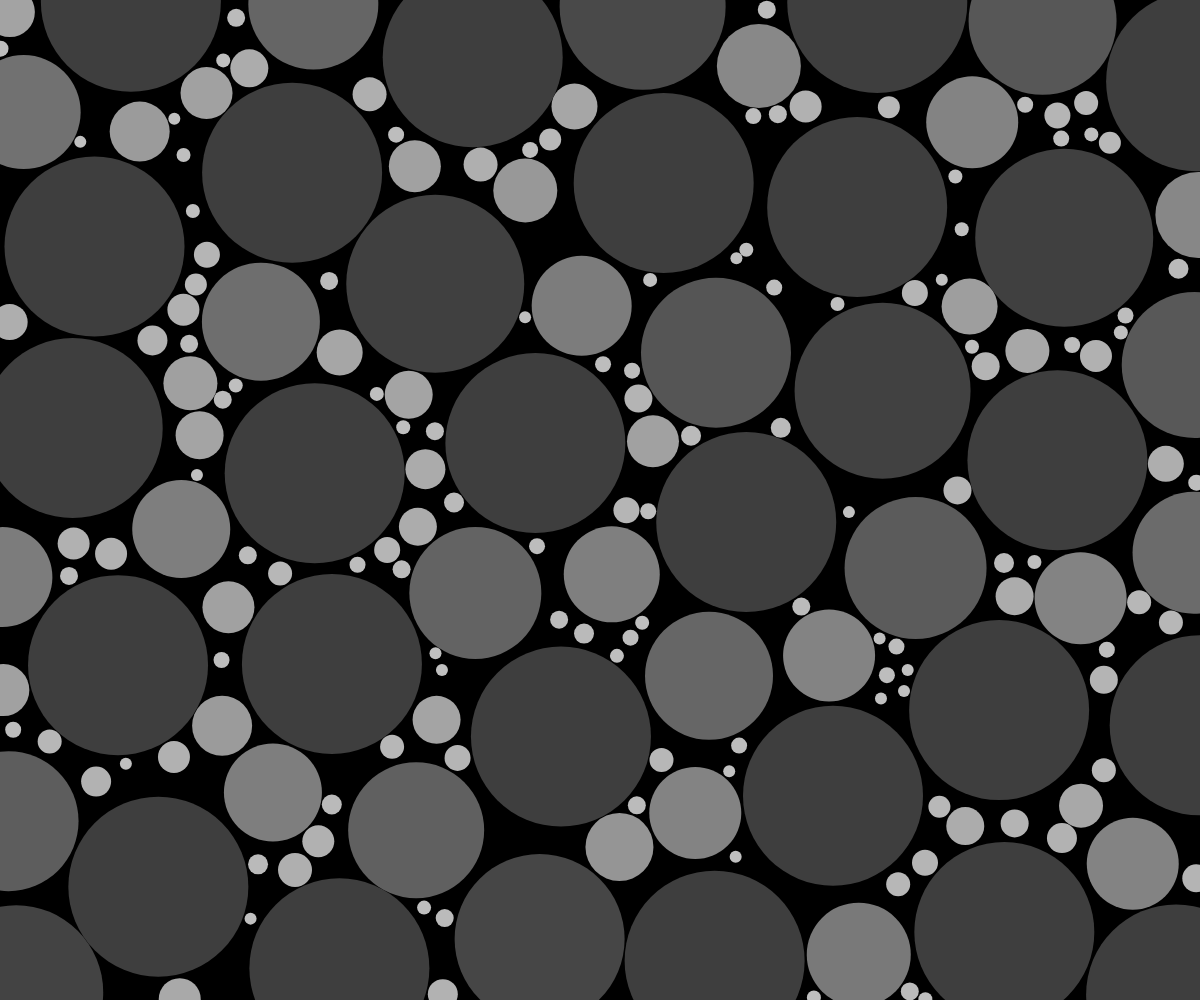
Frame 1 (no input)
Frame 60 (no input): identical to frame 1, image omitted
Frame 120 (the mouse pressed at the canvas centre since frame 60): identical to frame 1, image omitted

The p5.js sketch that drew this single still picture (run headless with seeded random() and noise() and a simulated clock; from frame 60 on, the mouse is pressed at the canvas centre):

// p5.js sketch
// ── sketch.js
var PAGE_TITLE = "p5_challenge-circle_packing";

/**jstephens 2016_06 - inspired by shiffman's code challenge**
TODO:
- [ ] check out 'code fights' online
*/
////////////
//SET GLOBALS
var TOTAL_ATTEMPTS = 300;
var TOTAL_CIRCLES  = 490;
var circles        = [];
var rInitial       = 90;
var fillAlpha      = 200;

function setup(){
  createCanvas(window.innerWidth, window.innerHeight);
  background(0);
  noStroke();
  
  for (var i = 0; i < TOTAL_ATTEMPTS; i++){
    var circle = {
      x:  random(width),
      y:  random(height),
      r:  rInitial
    };
    var isOverlapping = false;
    
    
    //ONLY ADD CIRCLES THAT DO NOT OVERLAP
    //compare current circle to all previous using nested loop
    for (var j = 0; j < circles.length; j++){
      //does currrent circle overlap any previous circle
      //is distance between circles less than 2* their radius
      var other = circles[j];
      var d = dist(circle.x, circle.y, other.x, other.y);
      //console.log('Dist between circle['+i+'] and circle[' + j + '] = ' + d);
      
      //CHECK FOR OVERLAP
      if (d < (circle.r + other.r)*1){
        //THEN THEY ARE OVERLAPPING
        //console.log('dist:' + d + ' is less than' + 2*circle.r);
        isOverlapping = true;
        break;
      }         
    }
    if(!isOverlapping){
      circles.push(circle);
    }
    //console.log("circles drawn: " + circles.length);
    if (circles.length >= TOTAL_CIRCLES){
      break;
    }
    // if we reached max attemtps and STILL can't find a place to draw, then subtract 1 from circle radius and start over
    if ((i >= TOTAL_ATTEMPTS-1) && (circles.length < TOTAL_CIRCLES)){
      //then shrink the circle radius by 1 and try it all over again
      //console.log('\nreducing radius by 1')
      rInitial --;
      i = 0;
    }
    // STOP BEFORE YOU GO SUBQUANTUM
    if (rInitial <= 5){
      break;
    }
  }
  
  //circles.push(circle);

  
  for (var i = circles.length-1; i >= 0; i--){
    var fillColor = map(circles[i].r, 1, 90, 255, 80);
    //var fillColor = map(i           , 0       , circles.length, 40, 255);
    fill(fillColor,fillAlpha);
    ellipse(circles[i].x, circles[i].y, circles[i].r*2, circles[i].r*2);
  }
}


function draw(){
  
}
